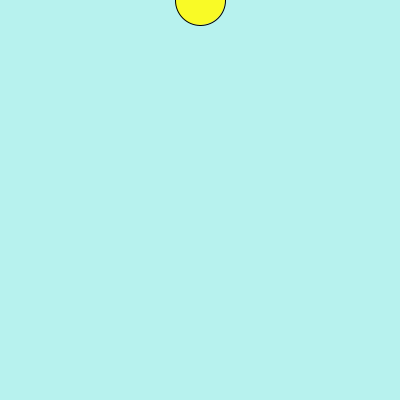
Frame 1 (no input)
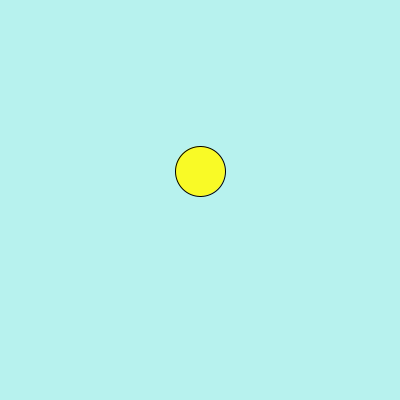
Frame 60 (the mouse pressed at the canvas centre just before this capture)
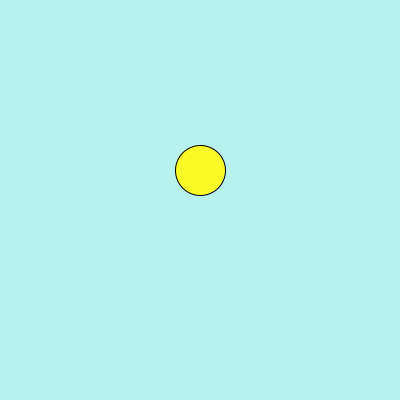
Frame 120 (the mouse held since frame 60 and released just before this capture)

The Processing sketch that drew these frames (run headless with seeded random() and noise(); from frame 60 on, the mouse is pressed at the canvas centre):

// Processing sketch: lab_3_5
// ── lab_3_5.pde
int size = 50 ;
int x = 0;
float y = 0;
int s1 = 1 ;
float s2 = 1 ;
float speed = 0 ;
float gravity = 0.1;
boolean button = false;
boolean at = true;
void setup(){
  size(400,400);
}

void draw(){
  background(#B7F2EE);
  fill(#F9FA26);
  circle(width/2,y,size);
  y = y + speed;
  speed = speed + gravity ;
  if(y > height - size/2 ){
    speed = speed * (-0.95);
  }
}
